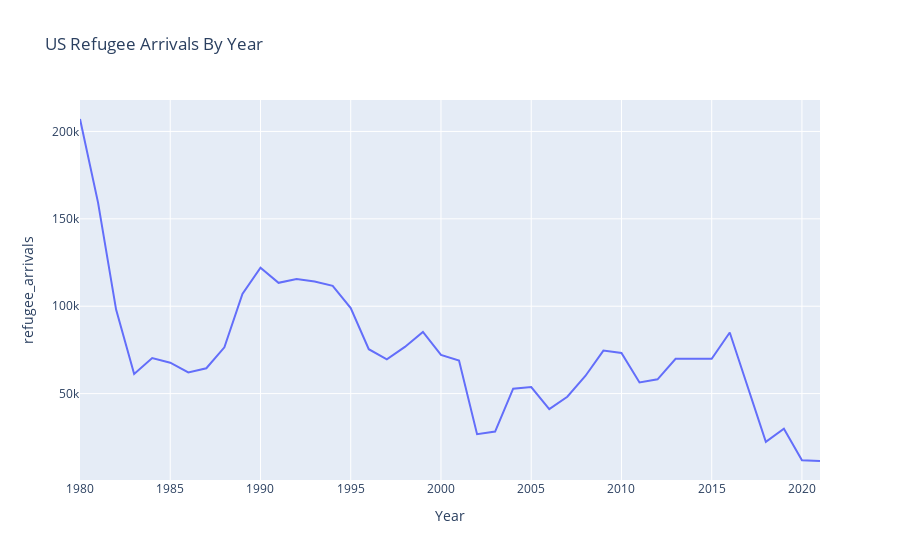

The notebook cell this image was saved under:
### Code cell
refugee_arrivals_fig = px.line(df, x='Year', y='refugee_arrivals', title='US Refugee Arrivals By Year')
refugee_arrivals_fig.show()

### Figure 1 — Plotly figure (JSON) as saved in the notebook; plotly's stock layout.template omitted (floating-point values rounded to 4 significant figures)
{"data": [{"hovertemplate": "Year=%{x}<br>refugee_arrivals=%{y}<extra></extra>", "legendgroup": "", "line": {"color": "#636efa", "dash": "solid"}, "marker": {"symbol": "circle"}, "mode": "lines", "name": "", "orientation": "v", "showlegend": false, "type": "scatter", "x": [1980, 1981, 1982, 1983, 1984, 1985, 1986, 1987, 1988, 1989, 1990, 1991, 1992, 1993, 1994, 1995, 1996, 1997, 1998, 1999, 2000, 2001, 2002, 2003, 2004, 2005, 2006, 2007, 2008, 2009, 2010, 2011, 2012, 2013, 2014, 2015, 2016, 2017, 2018, 2019, 2020, 2021], "xaxis": "x", "y": [207116, 159252, 98096, 61218, 70393, 67704, 62146, 64528, 76483, 107070, 122066, 113389, 115548, 114181, 111680, 98973, 75421, 69653, 76712, 85285, 72165, 68920, 26785, 28286, 52840, 53738, 41094, 48218, 60107, 74602, 73293, 56384, 58179, 69909, 69975, 69920, 84989, 53691, 22405, 29916, 11840, 11454], "yaxis": "y"}], "layout": {"legend": {"tracegroupgap": 0}, "title": {"text": "US Refugee Arrivals By Year"}, "xaxis": {"anchor": "y", "domain": [0, 1], "title": {"text": "Year"}}, "yaxis": {"anchor": "x", "domain": [0, 1], "title": {"text": "refugee_arrivals"}}}}
